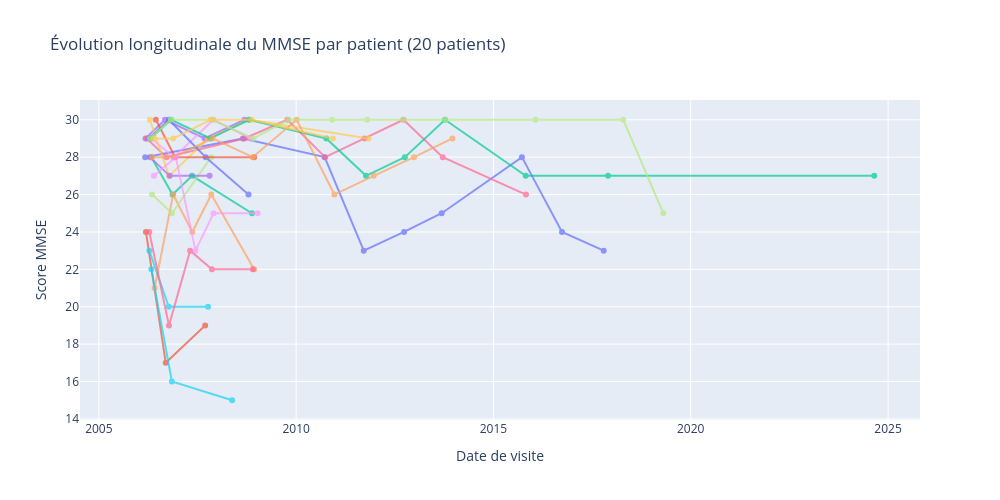

The code cell stored with this chart in its notebook:
### Code cell
visits_per_patient = df.groupby('RID')['VISDATE'].count()
multi_visit_patients = visits_per_patient[visits_per_patient > 1].index[:20].tolist()

df_tracking = df[df['RID'].isin(multi_visit_patients)].copy()
df_tracking = df_tracking.sort_values(['RID', 'VISDATE'])

df_tracking['MMSCORE_clean'] = df_tracking['MMSCORE'].replace([-4, -1], np.nan)

fig = go.Figure()

for patient in multi_visit_patients:
    data_patient = df_tracking[df_tracking['RID'] == patient]
    fig.add_trace(go.Scatter(
        x=data_patient['VISDATE'],
        y=data_patient['MMSCORE_clean'],
        mode='lines+markers',
        name='Patient ' + str(patient),
        showlegend=False
    ))

fig.update_layout(
    title='Évolution du score MMSE au fil des visites (20 patients)',
    xaxis_title='Date de visite',
    yaxis_title='Score MMSE',
    height=500
)

fig.show()

### Figure 1 — Plotly figure (JSON) as saved in the notebook; plotly's stock layout.template omitted (floating-point values rounded to 4 significant figures)
{"data": [{"mode": "lines+markers", "name": "Patient 2", "opacity": 0.7, "showlegend": false, "type": "scatter", "x": ["2005-09-08", "2006-03-06", "2008-08-27", "2010-09-22", "2011-09-19", "2012-09-26", "2013-09-09", "2015-09-22", "2016-09-27", "2017-10-18"], "y": [NaN, 28.0, 29.0, 28.0, 23.0, 24.0, 25.0, 28.0, 24.0, 23.0]}, {"mode": "lines+markers", "name": "Patient 3", "opacity": 0.7, "showlegend": false, "type": "scatter", "x": ["2005-09-12", "2006-03-13", "2006-09-12", "2007-09-12"], "y": [NaN, 24.0, 17.0, 19.0]}, {"mode": "lines+markers", "name": "Patient 4", "opacity": 0.7, "showlegend": false, "type": "scatter", "x": ["2005-11-08", "2006-05-02", "2006-11-14", "2007-05-14", "2008-11-18"], "y": [NaN, 28.0, 26.0, 27.0, 25.0]}, {"mode": "lines+markers", "name": "Patient 5", "opacity": 0.7, "showlegend": false, "type": "scatter", "x": ["2005-09-07", "2006-03-09", "2006-09-05", "2007-09-07", "2008-09-10"], "y": [NaN, 29.0, 30.0, 29.0, 30.0]}, {"mode": "lines+markers", "name": "Patient 6", "opacity": 0.7, "showlegend": false, "type": "scatter", "x": ["2005-11-29", "2006-06-01", "2006-11-20", "2007-05-16", "2007-11-08", "2008-12-08"], "y": [NaN, 21.0, 26.0, 24.0, 26.0, 22.0]}, {"mode": "lines+markers", "name": "Patient 7", "opacity": 0.7, "showlegend": false, "type": "scatter", "x": ["2005-10-06", "2006-04-13", "2006-10-10", "2007-10-09"], "y": [NaN, 23.0, 20.0, 20.0]}, {"mode": "lines+markers", "name": "Patient 8", "opacity": 0.7, "showlegend": false, "type": "scatter", "x": ["2005-09-19", "2006-03-20", "2006-09-19", "2008-09-09", "2009-10-12", "2010-09-27", "2011-09-27", "2012-09-20", "2013-09-19", "2015-10-29"], "y": [NaN, 29.0, 28.0, 29.0, 30.0, 28.0, 29.0, 30.0, 28.0, 26.0]}, {"mode": "lines+markers", "name": "Patient 10", "opacity": 0.7, "showlegend": false, "type": "scatter", "x": ["2005-11-10", "2006-05-09", "2006-11-09", "2007-11-07"], "y": [NaN, 26.0, 25.0, 28.0]}, {"mode": "lines+markers", "name": "Patient 14", "opacity": 0.7, "showlegend": false, "type": "scatter", "x": ["2005-11-04", "2006-05-02", "2006-11-27", "2007-11-27", "2008-11-05"], "y": [NaN, 29.0, 28.0, 30.0, 29.0]}, {"mode": "lines+markers", "name": "Patient 15", "opacity": 0.7, "showlegend": false, "type": "scatter", "x": ["2005-10-18", "2006-04-18", "2006-10-13", "2007-10-11", "2008-10-28", "2011-11-03"], "y": [NaN, 30.0, 27.0, 29.0, 30.0, 29.0]}, {"mode": "lines+markers", "name": "Patient 16", "opacity": 0.7, "showlegend": false, "type": "scatter", "x": ["2005-10-13", "2006-04-12", "2006-10-11", "2007-09-17", "2008-10-17"], "y": [NaN, 29.0, 30.0, 28.0, 26.0]}, {"mode": "lines+markers", "name": "Patient 19", "opacity": 0.7, "showlegend": false, "type": "scatter", "x": ["2005-11-23", "2006-06-13", "2006-12-08", "2008-12-08"], "y": [NaN, 30.0, 28.0, 28.0]}, {"mode": "lines+markers", "name": "Patient 21", "opacity": 0.7, "showlegend": false, "type": "scatter", "x": ["2005-10-24", "2006-04-24", "2006-11-01", "2007-10-30", "2008-10-22", "2010-10-07", "2011-10-10", "2012-10-03", "2013-10-10", "2015-10-27", "2017-11-27", "2024-08-26", null], "y": [NaN, 29.0, 30.0, 29.0, 30.0, 29.0, 27.0, 28.0, 30.0, 27.0, 27.0, 27.0, NaN]}, {"mode": "lines+markers", "name": "Patient 22", "opacity": 0.7, "showlegend": false, "type": "scatter", "x": ["2005-10-19", "2006-04-20", "2006-10-19", "2007-10-23"], "y": [NaN, 28.0, 27.0, 27.0]}, {"mode": "lines+markers", "name": "Patient 23", "opacity": 0.7, "showlegend": false, "type": "scatter", "x": ["2005-11-08", "2006-05-08", "2006-11-21", "2007-11-20", "2008-11-25", "2010-01-06", "2010-12-21", "2011-12-20", "2012-12-27", "2013-12-18"], "y": [NaN, 28.0, 28.0, 29.0, 28.0, 30.0, 26.0, 27.0, 28.0, 29.0]}, {"mode": "lines+markers", "name": "Patient 29", "opacity": 0.7, "showlegend": false, "type": "scatter", "x": ["2005-10-31", "2006-05-02", "2006-11-08", "2008-05-19"], "y": [NaN, 22.0, 16.0, 15.0]}, {"mode": "lines+markers", "name": "Patient 30", "opacity": 0.7, "showlegend": false, "type": "scatter", "x": ["2005-10-20", "2006-04-13", "2006-10-12", "2007-04-26", "2007-11-13", "2008-11-26"], "y": [NaN, 24.0, 19.0, 23.0, 22.0, 22.0]}, {"mode": "lines+markers", "name": "Patient 31", "opacity": 0.7, "showlegend": false, "type": "scatter", "x": ["2005-10-24", "2006-04-18", "2006-10-30", "2007-11-14", "2008-12-02", "2009-10-22", "2010-12-01", "2011-10-20", "2012-09-17", "2013-10-17", "2016-01-26", "2018-04-17", "2019-04-23"], "y": [NaN, 29.0, 30.0, 30.0, 29.0, 30.0, 30.0, 30.0, 30.0, 30.0, 30.0, 30.0, 25.0]}, {"mode": "lines+markers", "name": "Patient 33", "opacity": 0.7, "showlegend": false, "type": "scatter", "x": ["2005-12-09", "2006-05-26", "2006-12-14", "2007-06-14", "2007-11-29", "2009-01-09"], "y": [NaN, 27.0, 28.0, 23.0, 25.0, 25.0]}, {"mode": "lines+markers", "name": "Patient 35", "opacity": 0.7, "showlegend": false, "type": "scatter", "x": ["2005-11-08", "2006-05-23", "2006-11-21", "2007-11-02", "2008-11-17", "2010-12-08"], "y": [NaN, 29.0, 29.0, 30.0, 30.0, 29.0]}], "layout": {"height": 500, "title": {"text": "Évolution longitudinale du MMSE par patient (20 patients)"}, "width": 1000, "xaxis": {"title": {"text": "Date de visite"}}, "yaxis": {"title": {"text": "Score MMSE"}}}}
